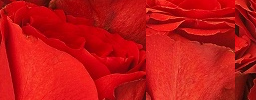
#> input picture lab02/Lab_02_students/data/rose_red.png, 256 x 100 px
$ python histogram.py
#> lines starting #> are read from the running program, lines starting #| are printed output that depends on the picture; after the words box and inside, x2 and y2 are one past the last pixel; in counts of white or black regions, pixels touching at a corner belong together
# https://opencv-python-tutroals.readthedocs.io/en/latest/py_tutorials/py_imgproc/py_histograms/py_histogram_backprojection/py_histogram_backprojection.html#histogram-backprojection

import cv2
import numpy as np

roi = cv2.imread('../data/rose_red.png')
#> roi is the input picture: shape (100, 256, 3); mean B, G, R 22.3, 21.5, 194.2
hsv = cv2.cvtColor(roi,cv2.COLOR_BGR2HSV)
#> hsv: shape (100, 256, 3); mean H, S, V 74.4, 231.6, 194.2

target = cv2.imread('../data/rose.png')
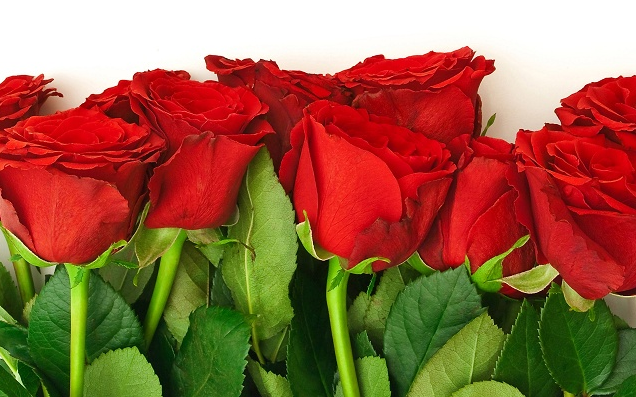
#> input picture lab02/Lab_02_students/data/rose.png, 636 x 397 px
#> target is the input picture: shape (397, 636, 3); mean B, G, R 68.1, 97.6, 152.6
hsvt = cv2.cvtColor(target,cv2.COLOR_BGR2HSV)
#> hsvt: shape (397, 636, 3); mean H, S, V 54.5, 172.9, 166

# calculating object histogram
roihist = cv2.calcHist([hsv],[0, 1], None, [180, 256], [0, 180, 0, 256] )

# normalize histogram and apply backprojection
cv2.normalize(roihist,roihist,0,255,cv2.NORM_MINMAX)
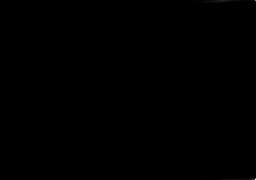
#> roihist: shape (180, 256) float32; min 0, max 255, mean 0.1
dst = cv2.calcBackProject([hsvt],[0,1],roihist,[0,180,0,256],1)
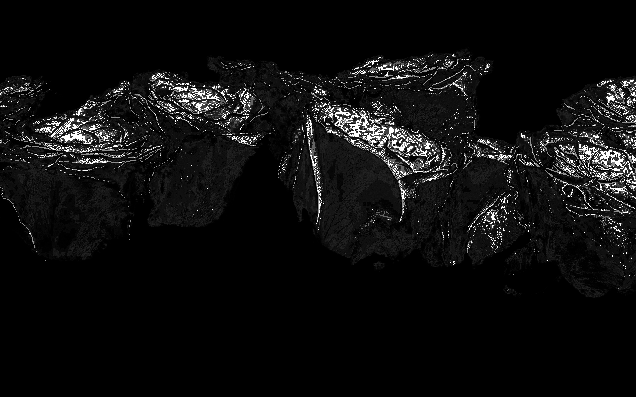
#> dst: shape (397, 636); min 0, max 255, mean 14.1

# Now convolute with circular disc
disc = cv2.getStructuringElement(cv2.MORPH_ELLIPSE,(5,5))
cv2.filter2D(dst,-1,disc,dst)
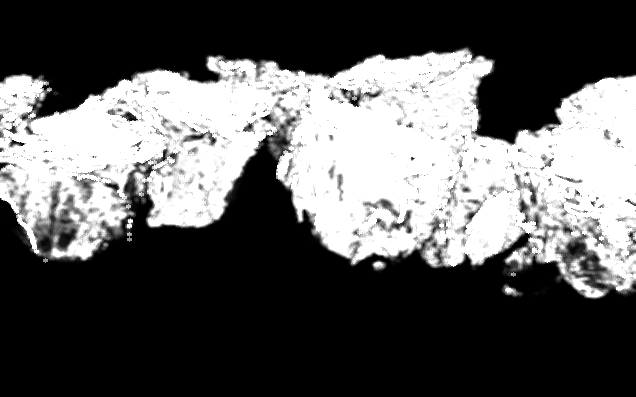
#> dst: shape (397, 636); min 0, max 255, mean 92.9

# threshold and binary AND
ret,thresh = cv2.threshold(dst,50,255,0)
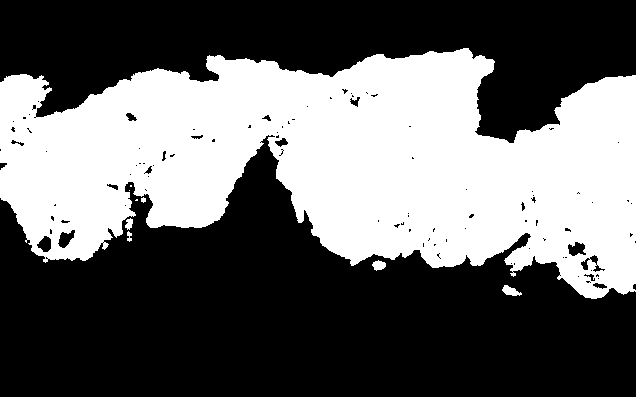
#> thresh: shape (397, 636); 40.5% white; 9 white regions (3 under 20 px), largest, box (x1, y1, x2, y2) and area: (0, 48, 636, 299) 101971, (502, 285, 522, 296) 127, (372, 260, 386, 271) 104, (125, 218, 133, 230) 64, (127, 231, 132, 242) 37, (141, 197, 146, 203) 22
thresh = cv2.merge((thresh,thresh,thresh))
res = cv2.bitwise_and(target,thresh)
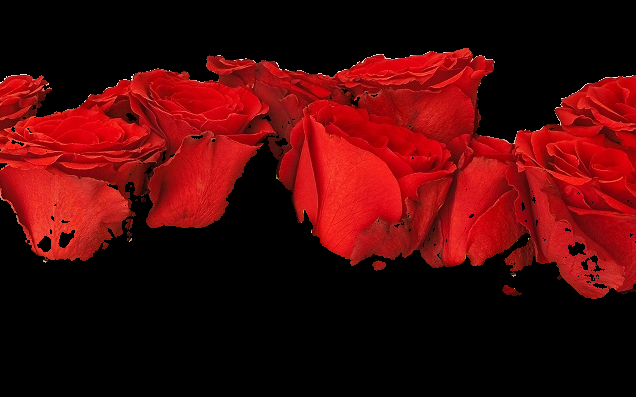
#> res: shape (397, 636, 3); mean B, G, R 8.4, 7.7, 73

res = np.vstack((target,thresh,res))
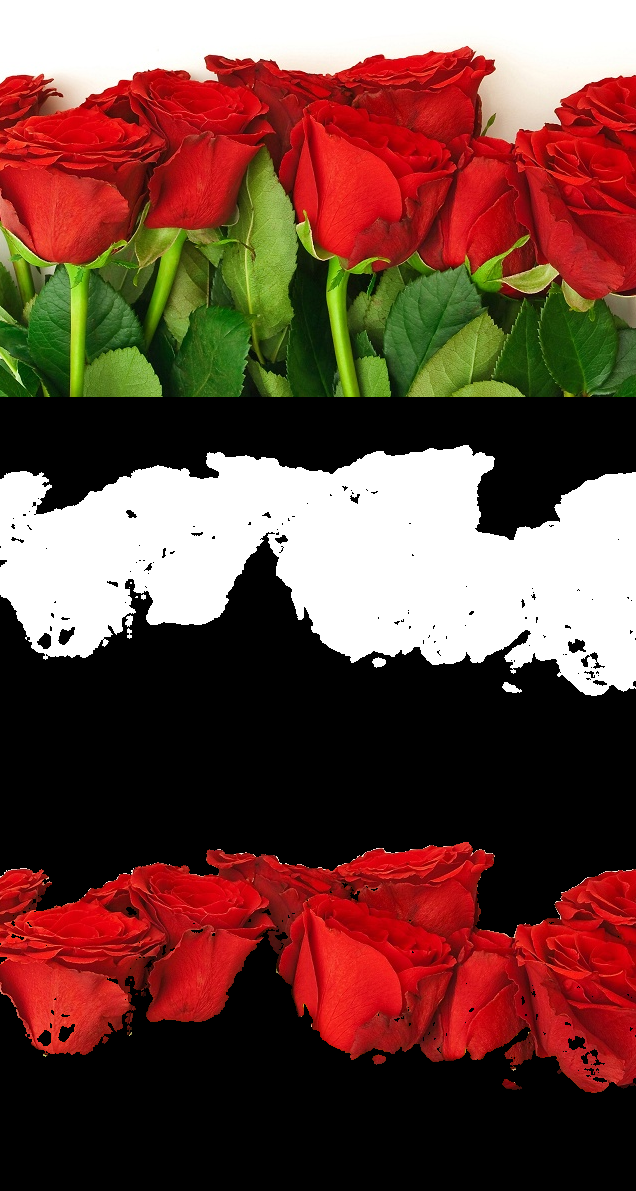
#> res: shape (1191, 636, 3); mean B, G, R 60, 69.5, 109.7
cv2.imwrite('res.jpg',res)
